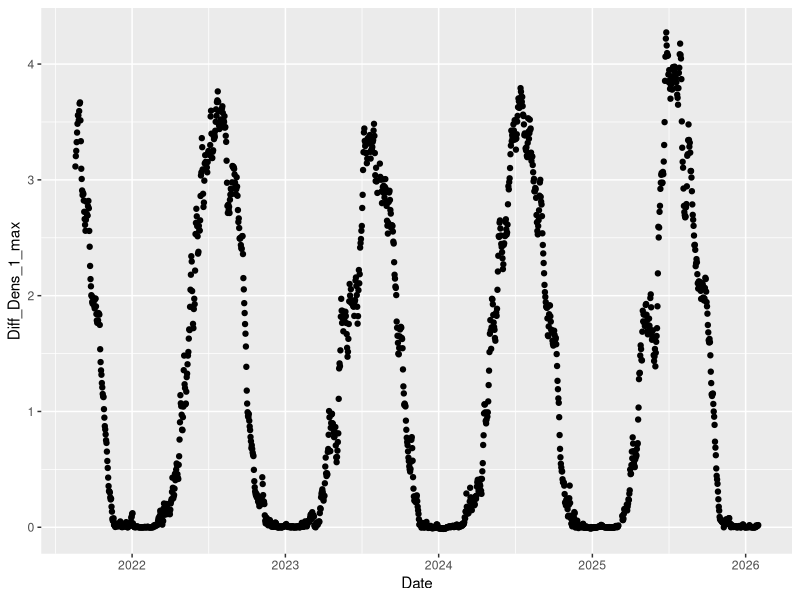
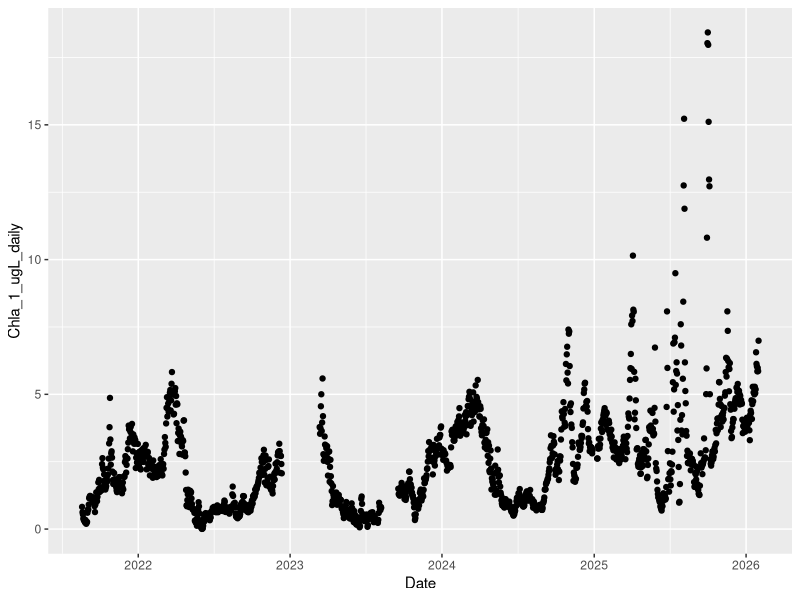
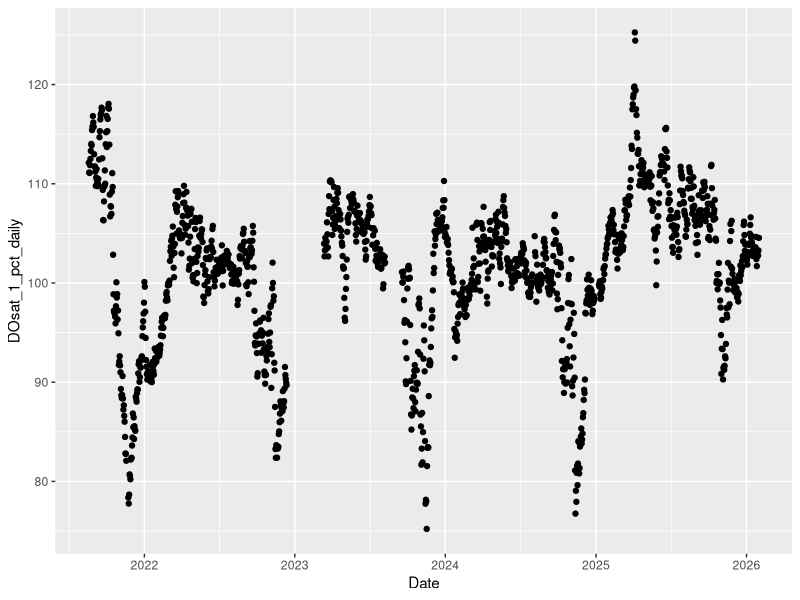
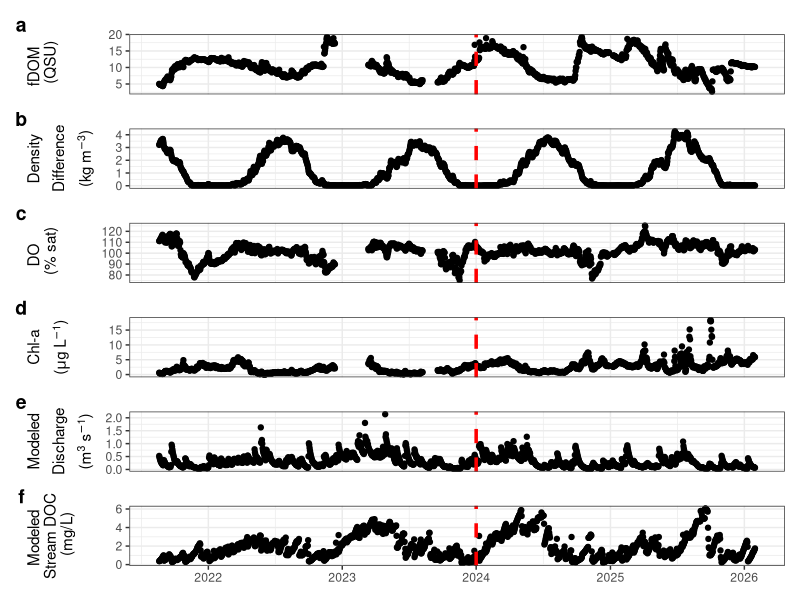
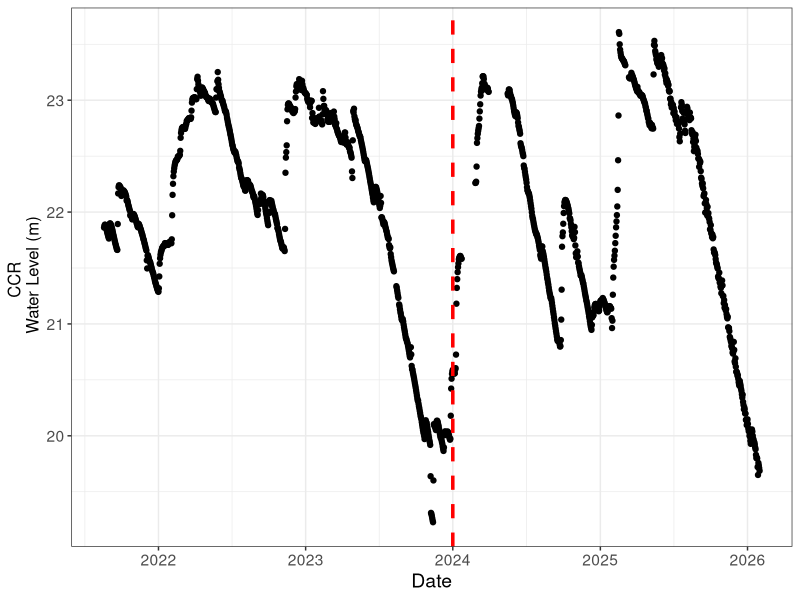
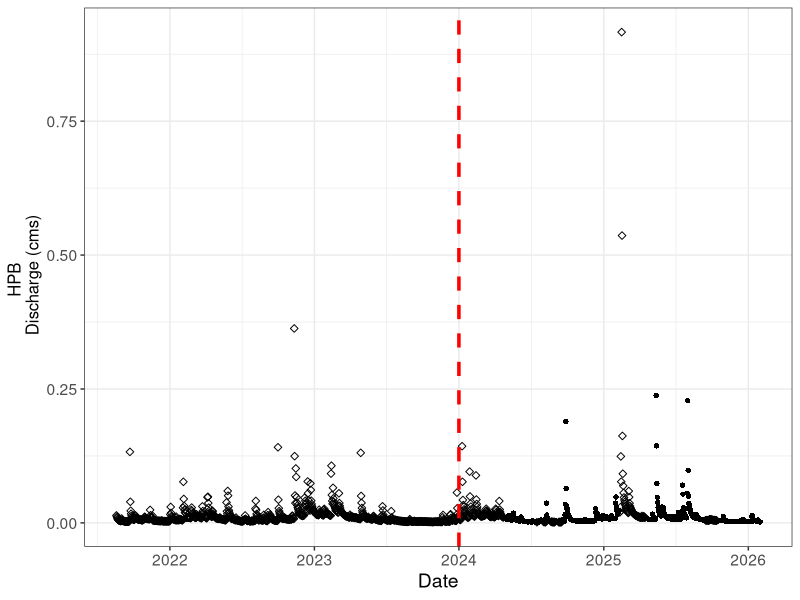
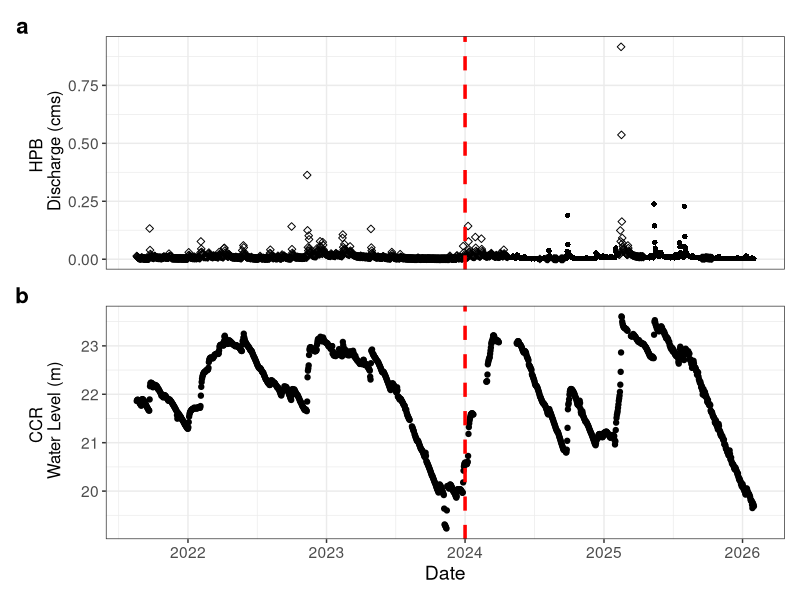

These charts were generated, in order, by the following R code:
#### Timeseries figure and stats for paper
## DWH

## libraries
library(tidyverse)
library(patchwork)


## Read in data
eval <- read_csv("./Predictions/Data/Daily_catwalk_RH_2021_2026.csv") |>
  mutate(Date = as.Date(Date)) |> filter(Date <= ymd("2026-01-31")) |>
  mutate(Train = ifelse(Date < ymd("2024-01-01"), "Train", "Pred"))


local_flow <- read_csv("./Predictions/Data/HPB_USGS_Flows2.csv")



#### Stats and plots for paper ----
##fdom stats full TS
mean(eval$fDOM_1_QSU_daily , na.rm = T)
summary(eval$fDOM_1_QSU_daily)

(sd(eval$fDOM_1_QSU_daily, na.rm = T) / mean(eval$fDOM_1_QSU_daily, na.rm = T))*100

##stats for full TS
obs_stats_fullTS <- eval |> select(-fDOM_1m_lag1) |>
  pivot_longer(cols = -c(Date, Train),
               names_to = "Variable",
               values_to = "Value") |>
  group_by(Variable) |>
  summarise(
    Min   = min(Value,   na.rm = TRUE),
    Mean   = mean(Value,   na.rm = TRUE),
    Median = median(Value, na.rm = TRUE),
    Max   = max(Value,   na.rm = TRUE),
    SD     = sd(Value,     na.rm = TRUE),
    CV     = (SD / Mean) * 100,
    .groups = "drop"
  ) |>
  arrange(Variable) |>
  mutate(across(where(is.numeric), ~ round(., 1)))


##stats for training vs prediction
obs_stats_TrainPred <- eval |> select(-fDOM_1m_lag1) |>
  pivot_longer(cols = -c(Date, Train),
               names_to = "Variable",
               values_to = "Value") |>
  group_by(Train, Variable) |>
  summarise(
    Min   = min(Value,   na.rm = TRUE),
    Mean   = mean(Value,   na.rm = TRUE),
    Median = median(Value, na.rm = TRUE),
    Max   = max(Value,   na.rm = TRUE),
    SD     = sd(Value,     na.rm = TRUE),
    CV     = (SD / Mean) * 100,
    .groups = "drop"
  ) |>
  arrange(Variable)|>
  mutate(across(where(is.numeric), ~ round(., 1)))


## plotlys
#strat
densts <- eval |> select(Date, Diff_Dens_1_max) |> mutate(Diff_Dens_1_max = round(Diff_Dens_1_max, 2))

strat_plot <- eval |> ggplot(aes(x = Date, y = Diff_Dens_1_max))+ geom_point()
strat_plot
# plotly::ggplotly(strat_plot)

#chla
chla_plot <- eval |> ggplot(aes(x = Date, y = Chla_1_ugL_daily))+ geom_point()
chla_plot
# plotly::ggplotly(chla_plot)

#DO
DO_plot <- eval |> ggplot(aes(x = Date, y = DOsat_1_pct_daily))+ geom_point()
DO_plot
# plotly::ggplotly(DO_plot)


#### SI plot for all model inputs ----

## Display order: fDOM, stratification, DO, chla, Q, DOC
driver_order <- c("fDOM_1_QSU_daily", "Diff_Dens_1_max", "DOsat_1_pct_daily",
                   "Chla_1_ugL_daily", "RH_Q_cms", "RH_DOC_mgL")

## Y-axis label per variable
driver_labels <- list(
  "fDOM_1_QSU_daily"  = "fDOM \n (QSU)",
  "Diff_Dens_1_max"   =  expression(atop("Density", displaystyle(atop("Difference", "(kg m"^-3*")")))),
  "DOsat_1_pct_daily" = "DO \n (% sat)",
  "Chla_1_ugL_daily"  = expression(atop("Chl-a", "("*mu*"g L"^-1*")")),
  "RH_Q_cms"          = expression(atop("Modeled", displaystyle(atop("Discharge", "(m"^3*" s"^-1*")")))),
  "RH_DOC_mgL"        = "Modeled \n Stream DOC \n (mg/L)"
)

driver_long <- eval |>
  select(-fDOM_1m_lag1, -Train) |>
  filter(Date > ymd("2021-08-19"), Date < ymd("2026-01-31")) |>
  pivot_longer(-Date, names_to = "name", values_to = "value") |>
  mutate(name = factor(name, levels = driver_order))

driver_plots <- lapply(driver_order, function(v) {
  driver_long |>
    filter(name == v) |>
    ggplot(aes(x = Date, y = value)) +
    geom_point() +
    geom_vline(xintercept = ymd("2024-01-01"), linetype = 2, linewidth = 1.2, color = "red") +
    labs(x = NULL, y = driver_labels[[v]]) +
    theme_bw()
})

driverplot <- wrap_plots(driver_plots, ncol = 1) +
  plot_layout(axis_titles = "collect", axes = "collect_x") +
  plot_annotation(tag_levels = "a") &
  theme(plot.tag = element_text(size = 14, face = "bold"))

driverplot
# plotly::ggplotly(driverplot)

# ggsave("./Predictions/Figures/fDOM_drivers_TS.png", driverplot,
#        height = 7, width = 6, units = "in")




#### SI figure for water level and HPB flow ####

##water level
waterlevel <- read_csv("./Predictions/Data/Extras_Daily_Cat_Met_RH_2021_2026.csv") |>
  select(Date, waterlevel_m) |>
  mutate(Date = as.Date(Date)) |>
  filter(Date >= ymd("2021-08-19"), Date <= ymd("2026-01-31"))


#plot
ccr_depth_plot <- waterlevel |>
  ggplot(aes(x = Date, y = waterlevel_m ))+
  geom_point()+
  labs(x = "Date", y = "CCR \n Water Level (m)")+
  geom_vline(xintercept = ymd("2024-01-01"), linetype = 2, linewidth = 1.2, color = "red")+
  theme_bw() + theme(legend.position = "none", text = element_text(size = 14),
                     axis.title.y.left = element_text(size = 12))

ccr_depth_plot


## HPB flow
hpb_flow_plot <- local_flow |>
  mutate(Interp = ifelse(is.na(HPB_Q_cms), "Interp", "Observed")) |>
  select(Date, HPBinterp_Q_cms, Interp) |>
  filter(Date >= ymd("2021-08-19"), Date <= ymd("2026-01-31")) |>
  ggplot(aes(x = Date, y = HPBinterp_Q_cms, shape = Interp ))+
  geom_point()+
  labs(x = "Date", y = "HPB \n Discharge (cms)")+
  scale_shape_manual(values = c("Observed" = 16, "Interp" = 5), guide = "none")+
  geom_vline(xintercept = ymd("2024-01-01"), linetype = 2, linewidth = 1.2, color = "red")+
  theme_bw() + theme(legend.position = "none", text = element_text(size = 14),
                     axis.title.y.left = element_text(size = 12))

hpb_flow_plot

#join
hydroSI <- wrap_plots(hpb_flow_plot, ccr_depth_plot, ncol = 1) +
  plot_layout(axis_titles = "collect", axes = "collect_x") +
  plot_annotation(tag_levels = "a") &
  theme(plot.tag = element_text(size = 16, face = "bold"))

hydroSI

# ggsave("./Predictions/Figures/HydroSI.png", hydroSI,
#        height = 4, width = 6, units = "in")


#################### OLD ###########################

# #### Figure 3 for MS ----
# fdomTS <- eval |>
#   filter(Date <= ymd("2026-01-31")) |>
#   ggplot(aes(x = Date, y = fDOM_1_QSU_daily ))+
#   #ggplot(aes(x = Date, y = fDOM_1m_obs, col = HighVar))+
#   geom_point()+
#   labs(x = "Date", y = "fDOM (QSU)")+
#   #scale_color_manual(values = highvar_colors)+
#   geom_vline(xintercept = ymd("2024-01-01"), linetype = 2, linewidth = 1.2, color = "red")+
#   theme_bw() + theme(legend.position = "none", text = element_text(size = 18))
#
# fdomTS
#
# ## Density
# dens_colors <- c("Mixed" = "red", "Strat" = "black")
#
# stratTS <- eval |>
#   select(Date, Diff_Dens_1_max) |>
#   mutate(Strat = ifelse(Diff_Dens_1_max > 0.1, "Strat", "Mixed")) |>
#   filter(!is.na(Strat)) |>
#   ggplot(aes(x = Date, y = Diff_Dens_1_max, col = Strat))+
#   geom_point()+
#   labs(x = "Date", y = expression("Density \n Diff (kg m"^-3*")"), color = "Stratified")+
#   scale_color_manual(values = dens_colors)+
#   geom_vline(xintercept = ymd("2024-01-01"), linetype = 2, linewidth = 1.2, color = "red")+
#   #scale_x_date(date_labels = "%b %Y", date_breaks = "6 months")+
#   theme_bw() + theme(legend.position = "top", text = element_text(size = 18))
#
# stratTS
#
# ## Flow TS
# Flow_colors <- c("Low flow" = "#D55E00", "High flow" = "#0072B2") #, "Normal" = "black"
#
# flowTS <- local_flow |>
#   mutate(Interp = ifelse(is.na(HPB_Q_cms), "Interp", "Observed")) |>
#   select(Date, HPB_Q_cms_filled, flow_class_hpb, Interp) |>
#   filter(Date >= ymd("2021-08-19"), Date <= ymd("2026-01-31")) |>
#   #make non categorized flow classes not gray
#   mutate(flow_class_hpb = ifelse(is.na(flow_class_hpb), "Normal", flow_class_hpb)) |>
#   ggplot(aes(x = Date, y = HPB_Q_cms_filled, col = flow_class_hpb, shape = Interp))+
#   geom_point()+
#   labs(x = "Date", y = "Flow (cms)", color = "Flow Classification during predictions")+
#   scale_color_manual(values = Flow_colors)+
#   scale_shape_manual(values = c("Observed" = 16, "Interp" = 17), guide = "none")+
#   scale_y_log10()+
#   # scale_x_date(date_labels = "%b %y", date_breaks = "6 months")+
#   geom_vline(xintercept = ymd("2024-01-01"), linetype = 2, linewidth = 1.2, color = "red")+
#   theme_bw() + theme(legend.position = "top", text = element_text(size = 18))
#
# flowTS
#
#
# ##Join
# fdomTS / stratTS / flowTS +
#   plot_layout(axis_titles = "collect", axes = "collect_x") +
#   plot_annotation(tag_levels = "a") &
#   theme(plot.tag = element_text(size = 18, face = "bold"),
#         legend.position = "top")
